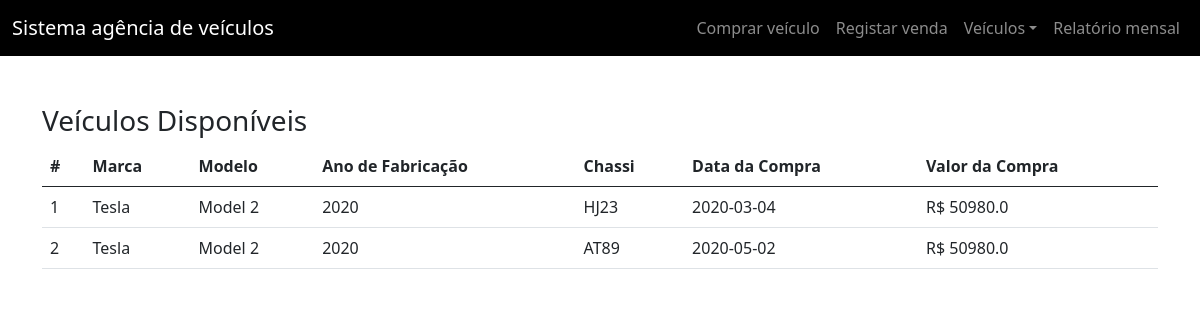
The app's page /listarVeiculos with its own data.
### sistemaVeiculos.py (models this page shows, shortened)
class Veiculos(db.Model):
    id = db.Column(db.Integer, primary_key=True)
    marca = db.Column(db.String(20), nullable=False)
    modelo = db.Column(db.String(20), nullable=False)
    ano_fabricacao = db.Column(db.Integer, nullable=False)
    placa = db.Column(db.String(20), nullable=False)
    cor = db.Column(db.String(20), nullable=False)
    chassi = db.Column(db.String(17), nullable=False, unique=True)
    data_compra = db.Column(db.DATE, nullable=False)
    valor_compra = db.Column(db.REAL, nullable=False)

### sistemaVeiculos.py (the view)
@app.route('/listarVeiculos')
def listarVeiculos():
    veiculos = Veiculos.query.all()
    return render_template("listarVeiculos.html", veiculos=veiculos)

### templates/listarVeiculos.html (shortened to what this page needs)
{% extends "base.html" %}
{% block corpo %}
    <div class="container mt-5">
      <h3>Veículos Disponíveis</h3>
      <table class="table">
        <thead>
          <tr>
            <th scope="col">#</th>
            <th scope="col">Marca</th>
            <th scope="col">Modelo</th>
            <th scope="col">Ano de Fabricação</th>
            <th scope="col">Chassi</th>
            <th scope="col">Data da Compra</th>
            <th scope="col">Valor da Compra</th>
          </tr>
        </thead>
        <tbody>
          {% for v in veiculos %}
          <tr>
            <td>{{v.id}}</td>
            <td>{{v.marca}}</td>
            <td>{{v.modelo}}</td>
            <td>{{v.ano_fabricacao}}</td>
            <td>{{v.chassi}}</td>
            <td>{{v.data_compra}}</td>
            <td>R$ {{v.valor_compra}}</td>
          </tr>
          {% endfor %}
        </tbody>
      </table>
    </div>
{% endblock %}

### records on screen
Veiculos: id "1", marca "Tesla", modelo "Model 2", ano_fabricacao "2020", chassi "HJ23", data_compra "2020-03-04", valor_compra "50980.0"
Veiculos: id "2", marca "Tesla", modelo "Model 2", ano_fabricacao "2020", chassi "AT89", data_compra "2020-05-02", valor_compra "50980.0"
